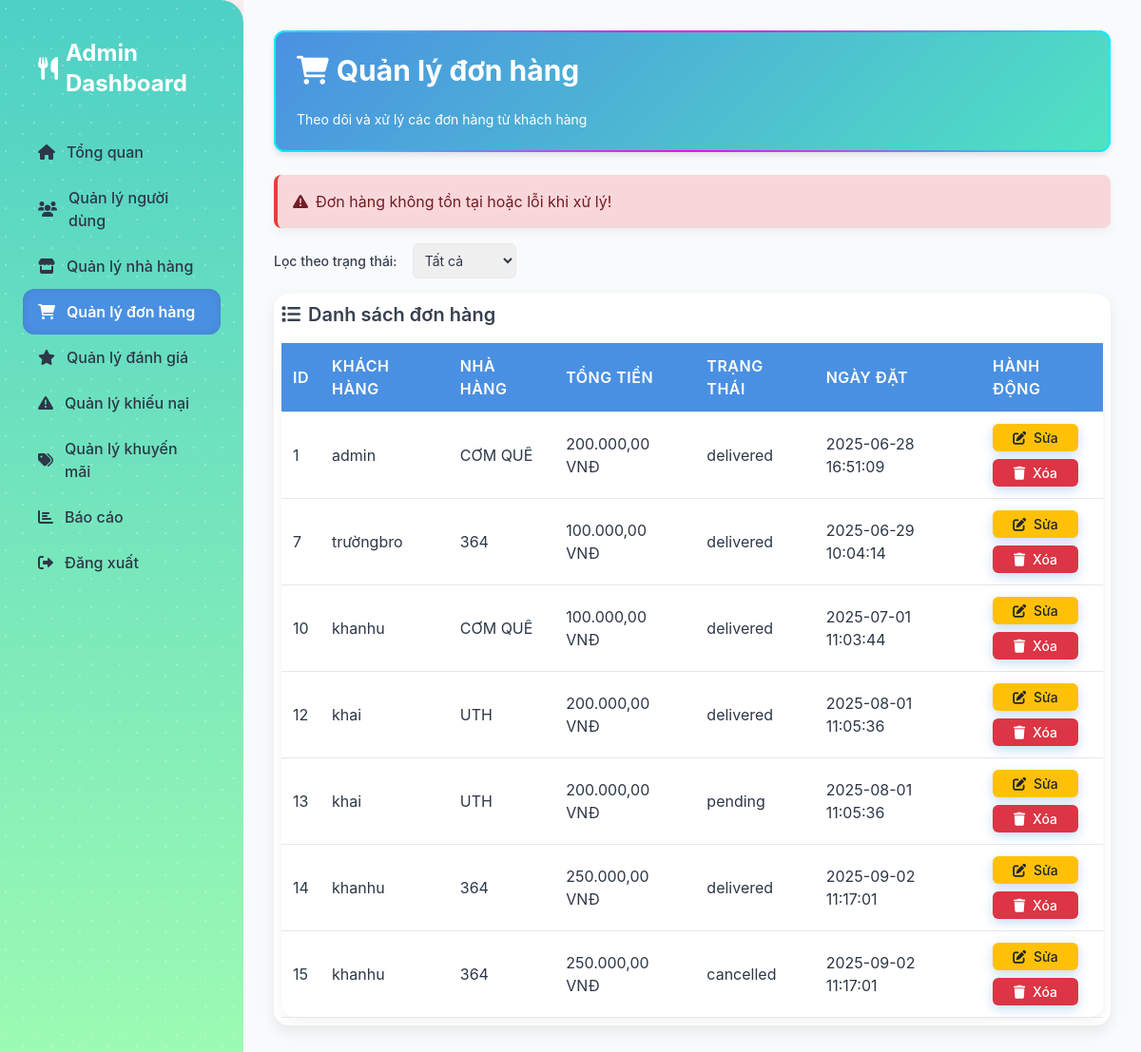
Before: /modules/orders/manage_orders.php?error=1 (signed in) with the older database file.
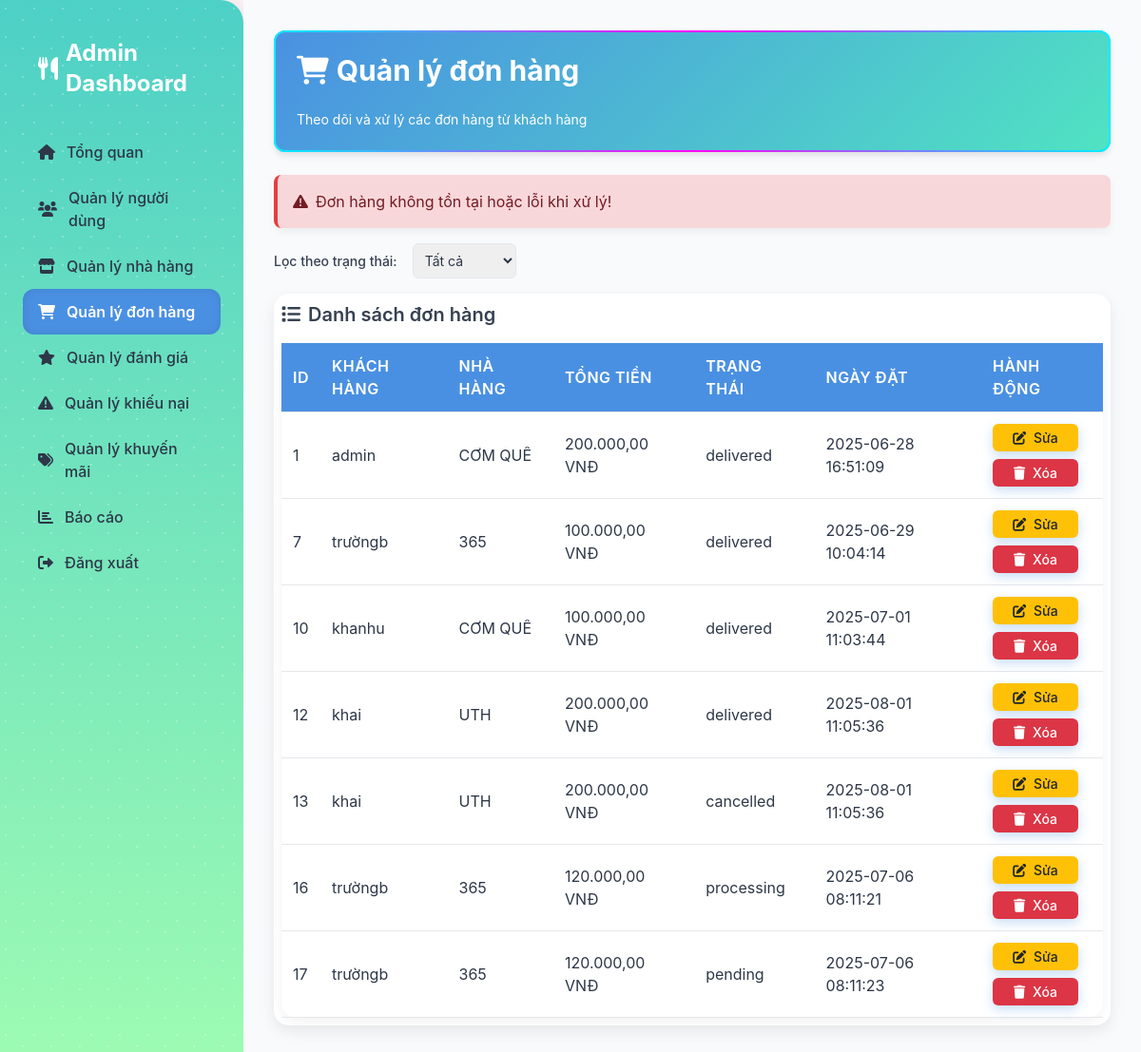
After: the same page with the newer database file.
### tables this page shows
CREATE TABLE `orders` (
  `id` int(11) NOT NULL,
  `user_id` int(11) DEFAULT NULL,
  `restaurant_id` int(11) DEFAULT NULL,
  `total_amount` decimal(10,2) NOT NULL,
  `status` enum('pending','processing','delivered','cancelled') DEFAULT 'pending',
  `created_at` timestamp NOT NULL DEFAULT current_timestamp(),
  `complaint` text DEFAULT NULL
);

CREATE TABLE `users` (
  `id` int(11) NOT NULL,
  `username` varchar(50) NOT NULL,
  `password` varchar(255) NOT NULL,
  `role` enum('admin','user','restaurant') NOT NULL,
  `email` varchar(100) NOT NULL,
  `created_at` timestamp NOT NULL DEFAULT current_timestamp()
);

CREATE TABLE `restaurants` (
  `id` int(11) NOT NULL,
  `name` varchar(100) NOT NULL,
  `address` text NOT NULL,
  `owner_id` int(11) DEFAULT NULL,
  `status` enum('pending','approved','rejected') DEFAULT 'pending',
  `image` varchar(255) DEFAULT NULL
);

### modules/orders/manage_orders.php (the view, shortened to what this page needs)
<?php
require __DIR__ . '/../../config/db_connect.php';
$current_page = basename($_SERVER['PHP_SELF']);
$status_filter = isset($_GET['status']) ? trim($_GET['status']) : 'all';
$orders = [];
try {
    if ($status_filter === 'all') {
        $stmt = $pdo->query("SELECT o.*, u.username AS customer, r.name AS restaurant
                            FROM orders o
                            LEFT JOIN users u ON o.user_id = u.id
                            LEFT JOIN restaurants r ON o.restaurant_id = r.id");
    }
    $orders = $stmt->fetchAll(PDO::FETCH_ASSOC);
} catch (PDOException $e) {
    $error = "Lỗi khi lấy dữ liệu: " . $e->getMessage();
    error_log("Database error when fetching orders: " . $e->getMessage());
}
?>
<!DOCTYPE html>
<html lang="vi">
<head>
    <link href="https://cdn.jsdelivr.net/npm/tailwindcss@2.2.19/dist/tailwind.min.css" rel="stylesheet">
    <link href="/ad/assets/css/admin.css" rel="stylesheet">
    <link href="https://cdnjs.cloudflare.com/ajax/libs/font-awesome/6.0.0-beta3/css/all.min.css" rel="stylesheet">
    <link href="https://cdnjs.cloudflare.com/ajax/libs/animate.css/4.1.1/animate.min.css" rel="stylesheet">
</head>
<body class="flex flex-col h-screen bg-gray-50" data-page="<?php echo $current_page; ?>">
    <div class="flex flex-1 overflow-hidden">
        <aside class="sidebar w-64 bg-gray-800 text-white transition-all duration-300 ease-in-out">
            <h2 class="text-2xl font-bold mb-4 flex items-center p-4">
                <i class="fas fa-utensils mr-2"></i> <span>Admin Dashboard</span>
            </h2>
            <nav>
                <ul>
                    <li><a href="/ad/views/dashboard.php" class="flex items-center p-4 <?php echo ($current_page == 'dashboard.php' && !isset($_GET['page'])) ? 'active' : ''; ?>"><i class="fas fa-home mr-2"></i> <span>Tổng quan</span></a></li>
                    <li><a href="/ad/modules/users/manage_users.php" class="flex items-center p-4 <?php echo ($current_page == 'manage_users.php') ? 'active' : ''; ?>"><i class="fas fa-users mr-2"></i> <span>Quản lý người dùng</span></a></li>
                    <li><a href="/ad/modules/restaurants/manage_restaurants.php" class="flex items-center p-4 <?php echo ($current_page == 'manage_restaurants.php') ? 'active' : ''; ?>"><i class="fas fa-store mr-2"></i> <span>Quản lý nhà hàng</span></a></li>
                    <li><a href="/ad/modules/orders/manage_orders.php" class="flex items-center p-4 <?php echo ($current_page == 'manage_orders.php') ? 'active' : ''; ?>"><i class="fas fa-shopping-cart mr-2"></i> <span>Quản lý đơn hàng</span></a></li>
                    <li><a href="/ad/modules/reviews/manage_reviews.php" class="flex items-center p-4 <?php echo ($current_page == 'manage_reviews.php') ? 'active' : ''; ?>"><i class="fas fa-star mr-2"></i> <span>Quản lý đánh giá</span></a></li>
                    <li><a href="/ad/modules/complaints/manage_complaints.php" class="flex items-center p-4 <?php echo ($current_page == 'manage_complaints.php') ? 'active' : ''; ?>"><i class="fas fa-exclamation-triangle mr-2"></i> <span>Quản lý khiếu nại</span></a></li>
                    <li><a href="/ad/modules/promotions/manage_promotions.php" class="flex items-center p-4 <?php echo ($current_page == 'manage_promotions.php') ? 'active' : ''; ?>"><i class="fas fa-tags mr-2"></i> <span>Quản lý khuyến mãi</span></a></li>
                    <li><a href="/ad/views/report.php" class="flex items-center p-4 <?php echo ($current_page == 'report.php') ? 'active' : ''; ?>"><i class="fas fa-chart-bar mr-2"></i> <span>Báo cáo</span></a></li>
                    <li><a href="/ad/modules/auth/logout.php" class="flex items-center p-4 <?php echo ($current_page == 'logout.php') ? 'active' : ''; ?>"><i class="fas fa-sign-out-alt mr-2"></i> <span>Đăng xuất</span></a></li>
                </ul>
            </nav>
        </aside>
        <main class="main-content flex-1 overflow-auto p-6 bg-gray-50 animate__animated animate__fadeIn" id="main-content">
            <div class="content" id="content" style="display: none;">
                <div class="header-card animate__animated animate__fadeInUp">
                <h1 class="text-3xl font-bold mb-6 flex items-center animate__animated animate__fadeInUp">
                    <i class="fas fa-shopping-cart mr-2"></i> Quản lý đơn hàng
                </h1>
                <p class="text-sm mt-2">Theo dõi và xử lý các đơn hàng từ khách hàng</p>
                </div>
                <?php if (isset($_GET['error']) && $_GET['error'] == 1): ?>
                <div class="alert alert-error animate__animated animate__fadeIn">
                    <i class="fas fa-exclamation-triangle mr-2"></i> Đơn hàng không tồn tại hoặc lỗi khi xử lý!
                </div>
                <?php endif; ?>
                <form method="GET" action="manage_orders.php" class="filter-form animate__animated animate__fadeInUp">
                    <label for="status" class="text-sm font-medium text-gray-700">Lọc theo trạng thái:</label>
                    <select name="status" id="status" onchange="this.form.submit()" class="border rounded p-2">
                        <option value="all" <?php echo ($status_filter === 'all') ? 'selected' : ''; ?>>Tất cả</option>
                    </select>
                </form>
                <div class="card table-container bg-white shadow-lg rounded-lg p-6 animate__animated animate__fadeInUp">
                    <h2 class="text-xl font-semibold mb-4 flex items-center text-gray-700">
                        <i class="fas fa-list mr-2"></i> Danh sách đơn hàng
                    </h2>
                    <?php if (empty($orders)): ?>
                        <p class="text-gray-500">Không có đơn hàng nào để hiển thị.</p>
                    <?php else: ?>
                        <table>
                            <thead>
                                <tr>
                                    <th class="w-10">ID</th>
                                    <th>Khách hàng</th>
                                    <th>Nhà hàng</th>
                                    <th>Tổng tiền</th>
                                    <th>Trạng thái</th>
                                    <th>Ngày đặt</th>
                                    <th class="w-32">Hành động</th>
                                </tr>
                            </thead>
                            <tbody>
                                <?php foreach ($orders as $order): ?>
                                <?php
                                    $stmt = $pdo->prepare("SELECT id FROM orders WHERE id = ?");
                                    $stmt->execute([$order['id']]);
                                    $exists = $stmt->fetch();
                                    if ($exists):
                                ?>
                                <tr>
                                    <td><?php echo htmlspecialchars($order['id']); ?></td>
                                    <td><?php echo htmlspecialchars($order['customer'] ?? 'Không xác định'); ?></td>
                                    <td><?php echo htmlspecialchars($order['restaurant'] ?? 'Không xác định'); ?></td>
                                    <td><?php echo number_format($order['total_amount'], 2, ',', '.') . ' VNĐ'; ?></td>
                                    <td><?php echo htmlspecialchars($order['status']); ?></td>
                                    <td><?php echo htmlspecialchars($order['created_at']); ?></td>
                                    <td>
                                        <div class="flex flex-wrap gap-2">
                                            <a href="edit_order.php?id=<?php echo $order['id']; ?>" class="btn btn-warning btn-sm">
                                                <i class="fas fa-edit mr-1"></i> Sửa
                                            </a>
                                            <button onclick="confirmDelete(<?php echo $order['id']; ?>)" class="btn btn-danger btn-sm">
                                                <i class="fas fa-trash mr-1"></i> Xóa
                                            </button>
                                        </div>
                                    </td>
                                </tr>
                                <?php endif; ?>
                                <?php endforeach; ?>
                            </tbody>
                        </table>
                    <?php endif; ?>
                </div>
            </div>
        </main>
    </div>
</body>
</html>

### assets/css/admin.css (style rules this page uses)
body { font-family: 'Inter', -apple-system, BlinkMacSystemFont, 'Segoe UI', Roboto, sans-serif; background: linear-gradient(135deg, #f7fafc 0%, #dce3ec 100%); background-size: 200% 200%; animation: gradientMove 15s ease infinite; margin: 0; height: 100vh; overflow: auto; color: #2d3748; }
.sidebar { background: linear-gradient(180deg, #4dd0c6, #9ffcb2); color: #ffffff; height: 100vh; position: fixed; width: 256px; padding: 1.5rem; box-shadow: 0 0 30px rgba(255, 154, 158, 0.4); overflow-y: auto; transition: all 0.3s ease-in-out; border-top-right-radius: 24px; border-bottom-right-radius: 24px; overflow: hidden; }
.sidebar::before { content: ''; position: absolute; top: 0; left: 0; width: 100%; height: 100%; background-image: radial-gradient(circle at 20% 30%, rgba(255,255,255,0.8) 1px, transparent 1px), radial-gradient(circle at 80% 70%, rgba(255,255,255,0.8) 1px, transparent 1px); background-size: 30px 30px; opacity: 0.3; animation: particleMove 20s linear infinite; }
.sidebar nav ul { list-style: none; padding: 0; }
.sidebar nav ul li a { display: flex; align-items: center; padding: 0.75rem 1rem; border-radius: 0.75rem; color: #2d3748; text-decoration: none; transition: all 0.3s ease; font-weight: 500; position: relative; overflow: hidden; }
.sidebar nav ul li a::before { content: ''; position: absolute; top: 0; left: -100%; width: 100%; height: 100%; background: linear-gradient(90deg, rgba(255, 255, 255, 0.2) 0%, rgba(255, 255, 255, 0.5) 50%, rgba(255, 255, 255, 0.2) 100%); transition: all 0.4s ease; z-index: 0; }
.sidebar nav ul li a.active { background-color: #4a90e2; color: #ffffff; font-weight: 600; box-shadow: inset 0 0 10px rgba(0, 0, 0, 0.1); }
.sidebar nav ul li a.active::before { display: none; }
.sidebar nav ul li a i { margin-right: 0.75rem; transition: transform 0.3s ease, opacity 0.3s ease; }
.sidebar nav ul li a span { transition: opacity 0.3s ease; }
.main-content { margin-left: 256px; padding: 2rem; height: 100vh; width: calc(100% - 256px); overflow-y: auto; transition: margin-left 0.3s ease; padding-bottom: 2rem; }
.header-card { background: linear-gradient(135deg, #4a90e2, #50e3c2); color: white; padding: 1.5rem; border-radius: 0.75rem; margin-bottom: 1.5rem; box-shadow: 0 4px 6px rgba(0, 0, 0, 0.1); position: relative; overflow: hidden; z-index: 1; }
.header-card::before { content: ''; position: absolute; top: -2px; left: -2px; right: -2px; bottom: -2px; background: linear-gradient( 90deg, #00f0ff 0%, #ff00f7 25%, #00f0ff 50%, #ff00f7 75%, #00f0ff 100% ); background-size: 200% 100%; animation: ledRunning 3s linear infinite; z-index: -1; border-radius: 0.85rem; -webkit-mask: linear-gradient(#fff 0 0) content-box, linear-gradient(#fff 0 0); -webkit-mask-composite: xor; mask-composite: exclude; padding: 4px; }
.card { background-color: #ffffff; border-radius: 1rem; box-shadow: 0 6px 15px rgba(0, 0, 0, 0.08); padding: 1.5rem; margin-bottom: 2rem; transition: all 0.3s ease; opacity: 1 !important; backface-visibility: hidden; will-change: transform, box-shadow; }
.table-container { overflow-x: auto; border-radius: 1rem; background: #ffffff; padding: 0.5rem; }
table { width: 100%; background-color: #ffffff; border-radius: 1rem; box-shadow: 0 4px 12px rgba(0, 0, 0, 0.05); border-collapse: separate; border-spacing: 0; }
th, td { padding: 1rem; text-align: left; border-bottom: 1px solid #edf2f7; }
th { background-color: #4a90e2; color: #ffffff; font-weight: 600; text-transform: uppercase; letter-spacing: 0.5px; }
tr { transition: all 0.3s ease; }
.btn { padding: 0.75rem 1.5rem; border-radius: 0.75rem; font-weight: 600; transition: all 0.3s ease; min-width: 120px; text-align: center; box-shadow: 0 4px 12px rgba(74, 144, 226, 0.3); opacity: 1 !important; cursor: pointer; }
.btn-sm { padding: 0.5rem 1rem; font-size: 0.875rem; min-width: 90px; }
.btn-danger { background-color: #e53e3e; color: #ffffff; }
.btn-warning { background-color: #ecc94b; color: #ffffff; }
.alert { padding: 1.25rem; border-radius: 0.75rem; margin-bottom: 1.5rem; display: flex; align-items: center; animation: fadeIn 0.5s ease-in; box-shadow: 0 4px 8px rgba(0, 0, 0, 0.05); }
.alert-error { background-color: #fff5f5; color: #c53030; border-left: 4px solid #e53e3e; }

Changed rows visible on the page:
removed orders: id "14", user.username "khanhu", restaurant.name "364", total_amount "250.000,00", status "delivered", created_at "2025-09-02 11:17:01"
removed orders: id "15", user.username "khanhu", restaurant.name "364", total_amount "250.000,00", status "cancelled", created_at "2025-09-02 11:17:01"
changed through a linked row, orders id 7: user.username "trườngbro" → "trườngb"; restaurant.name "364" → "365"
changed orders id 13: status "pending" → "cancelled"
added orders: id "16", user.username "trườngb", restaurant.name "365", total_amount "120.000,00", status "processing", created_at "2025-07-06 08:11:21"
added orders: id "17", user.username "trườngb", restaurant.name "365", total_amount "120.000,00", status "pending", created_at "2025-07-06 08:11:23"
